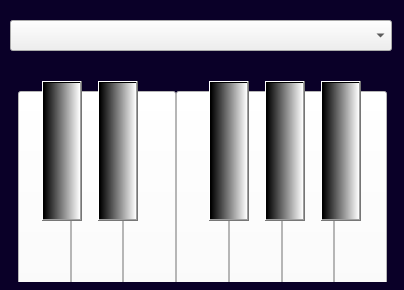
<?xml version="1.0" encoding="UTF-8"?>
<ui version="4.0">
 <class>MainWindow</class>
 <widget class="QMainWindow" name="MainWindow">
  <property name="geometry">
   <rect>
    <x>0</x>
    <y>0</y>
    <width>404</width>
    <height>290</height>
   </rect>
  </property>
  <property name="minimumSize">
   <size>
    <width>404</width>
    <height>290</height>
   </size>
  </property>
  <property name="maximumSize">
   <size>
    <width>404</width>
    <height>290</height>
   </size>
  </property>
  <property name="windowTitle">
   <string>MIDI</string>
  </property>
  <property name="styleSheet">
   <string notr="true">QMainWindow{background-color: rgb(10, 0, 40);}</string>
  </property>
  <widget class="QWidget" name="centralWidget">
   <widget class="QComboBox" name="comboBox_patch">
    <property name="geometry">
     <rect>
      <x>10</x>
      <y>20</y>
      <width>382</width>
      <height>31</height>
     </rect>
    </property>
    <property name="font">
     <font>
      <pointsize>13</pointsize>
     </font>
    </property>
   </widget>
   <widget class="QWidget" name="horizontalLayoutWidget">
    <property name="geometry">
     <rect>
      <x>7</x>
      <y>80</y>
      <width>391</width>
      <height>202</height>
     </rect>
    </property>
    <layout class="QHBoxLayout" name="horizontalLayout">
     <property name="spacing">
      <number>0</number>
     </property>
     <item>
      <widget class="QPushButton" name="pushButton_60">
       <property name="minimumSize">
        <size>
         <width>0</width>
         <height>200</height>
        </size>
       </property>
       <property name="styleSheet">
        <string notr="true">background-color: rgb(255, 255, 255);</string>
       </property>
       <property name="text">
        <string/>
       </property>
      </widget>
     </item>
     <item>
      <widget class="QPushButton" name="pushButton_62">
       <property name="minimumSize">
        <size>
         <width>0</width>
         <height>200</height>
        </size>
       </property>
       <property name="styleSheet">
        <string notr="true">background-color: rgb(255, 255, 255);</string>
       </property>
       <property name="text">
        <string/>
       </property>
      </widget>
     </item>
     <item>
      <widget class="QPushButton" name="pushButton_64">
       <property name="minimumSize">
        <size>
         <width>0</width>
         <height>200</height>
        </size>
       </property>
       <property name="styleSheet">
        <string notr="true">background-color: rgb(255, 255, 255);</string>
       </property>
       <property name="text">
        <string/>
       </property>
      </widget>
     </item>
     <item>
      <widget class="QPushButton" name="pushButton_65">
       <property name="minimumSize">
        <size>
         <width>0</width>
         <height>200</height>
        </size>
       </property>
       <property name="styleSheet">
        <string notr="true">background-color: rgb(255, 255, 255);</string>
       </property>
       <property name="text">
        <string/>
       </property>
      </widget>
     </item>
     <item>
      <widget class="QPushButton" name="pushButton_67">
       <property name="minimumSize">
        <size>
         <width>0</width>
         <height>200</height>
        </size>
       </property>
       <property name="styleSheet">
        <string notr="true">background-color: rgb(255, 255, 255);</string>
       </property>
       <property name="text">
        <string/>
       </property>
      </widget>
     </item>
     <item>
      <widget class="QPushButton" name="pushButton_69">
       <property name="minimumSize">
        <size>
         <width>0</width>
         <height>200</height>
        </size>
       </property>
       <property name="styleSheet">
        <string notr="true">background-color: rgb(255, 255, 255);
</string>
       </property>
       <property name="text">
        <string/>
       </property>
      </widget>
     </item>
     <item>
      <widget class="QPushButton" name="pushButton_71">
       <property name="minimumSize">
        <size>
         <width>0</width>
         <height>200</height>
        </size>
       </property>
       <property name="styleSheet">
        <string notr="true">background-color: rgb(255, 255, 255);
</string>
       </property>
       <property name="text">
        <string/>
       </property>
      </widget>
     </item>
    </layout>
    <zorder>pushButton_60</zorder>
    <zorder>pushButton_64</zorder>
    <zorder>pushButton_62</zorder>
    <zorder>pushButton_65</zorder>
    <zorder>pushButton_69</zorder>
    <zorder>pushButton_71</zorder>
    <zorder>pushButton_67</zorder>
   </widget>
   <widget class="QPushButton" name="pushButton_61">
    <property name="geometry">
     <rect>
      <x>42</x>
      <y>81</y>
      <width>40</width>
      <height>140</height>
     </rect>
    </property>
    <property name="sizePolicy">
     <sizepolicy hsizetype="Fixed" vsizetype="Fixed">
      <horstretch>0</horstretch>
      <verstretch>0</verstretch>
     </sizepolicy>
    </property>
    <property name="minimumSize">
     <size>
      <width>40</width>
      <height>140</height>
     </size>
    </property>
    <property name="styleSheet">
     <string notr="true">background-color: rgb(0, 0, 0);
background-color: qlineargradient(spread:pad, x1:0, y1:0, x2:1, y2:0, stop:0 rgba(0, 0, 0, 255), stop:1 rgba(255, 255, 255, 255));</string>
    </property>
    <property name="text">
     <string/>
    </property>
   </widget>
   <widget class="QPushButton" name="pushButton_63">
    <property name="geometry">
     <rect>
      <x>98</x>
      <y>81</y>
      <width>40</width>
      <height>140</height>
     </rect>
    </property>
    <property name="sizePolicy">
     <sizepolicy hsizetype="Fixed" vsizetype="Fixed">
      <horstretch>0</horstretch>
      <verstretch>0</verstretch>
     </sizepolicy>
    </property>
    <property name="minimumSize">
     <size>
      <width>40</width>
      <height>140</height>
     </size>
    </property>
    <property name="styleSheet">
     <string notr="true">background-color: rgb(0, 0, 0);
background-color: qlineargradient(spread:pad, x1:0, y1:0, x2:1, y2:0, stop:0 rgba(0, 0, 0, 255), stop:1 rgba(255, 255, 255, 255));</string>
    </property>
    <property name="text">
     <string/>
    </property>
   </widget>
   <widget class="QPushButton" name="pushButton_68">
    <property name="geometry">
     <rect>
      <x>265</x>
      <y>81</y>
      <width>40</width>
      <height>140</height>
     </rect>
    </property>
    <property name="sizePolicy">
     <sizepolicy hsizetype="Fixed" vsizetype="Fixed">
      <horstretch>0</horstretch>
      <verstretch>0</verstretch>
     </sizepolicy>
    </property>
    <property name="minimumSize">
     <size>
      <width>40</width>
      <height>140</height>
     </size>
    </property>
    <property name="styleSheet">
     <string notr="true">background-color: rgb(0, 0, 0);
background-color: qlineargradient(spread:pad, x1:0, y1:0, x2:1, y2:0, stop:0 rgba(0, 0, 0, 255), stop:1 rgba(255, 255, 255, 255));</string>
    </property>
    <property name="text">
     <string/>
    </property>
   </widget>
   <widget class="QPushButton" name="pushButton_66">
    <property name="geometry">
     <rect>
      <x>209</x>
      <y>81</y>
      <width>40</width>
      <height>140</height>
     </rect>
    </property>
    <property name="sizePolicy">
     <sizepolicy hsizetype="Fixed" vsizetype="Fixed">
      <horstretch>0</horstretch>
      <verstretch>0</verstretch>
     </sizepolicy>
    </property>
    <property name="minimumSize">
     <size>
      <width>40</width>
      <height>140</height>
     </size>
    </property>
    <property name="styleSheet">
     <string notr="true">background-color: rgb(0, 0, 0);
background-color: qlineargradient(spread:pad, x1:0, y1:0, x2:1, y2:0, stop:0 rgba(0, 0, 0, 255), stop:1 rgba(255, 255, 255, 255));</string>
    </property>
    <property name="text">
     <string/>
    </property>
   </widget>
   <widget class="QPushButton" name="pushButton_70">
    <property name="geometry">
     <rect>
      <x>321</x>
      <y>81</y>
      <width>40</width>
      <height>140</height>
     </rect>
    </property>
    <property name="sizePolicy">
     <sizepolicy hsizetype="Fixed" vsizetype="Fixed">
      <horstretch>0</horstretch>
      <verstretch>0</verstretch>
     </sizepolicy>
    </property>
    <property name="minimumSize">
     <size>
      <width>40</width>
      <height>140</height>
     </size>
    </property>
    <property name="styleSheet">
     <string notr="true">background-color: rgb(0, 0, 0);
background-color: qlineargradient(spread:pad, x1:0, y1:0, x2:1, y2:0, stop:0 rgba(0, 0, 0, 255), stop:1 rgba(255, 255, 255, 255));</string>
    </property>
    <property name="text">
     <string/>
    </property>
   </widget>
  </widget>
 </widget>
 <layoutdefault spacing="6" margin="11"/>
 <resources/>
 <connections/>
</ui>
